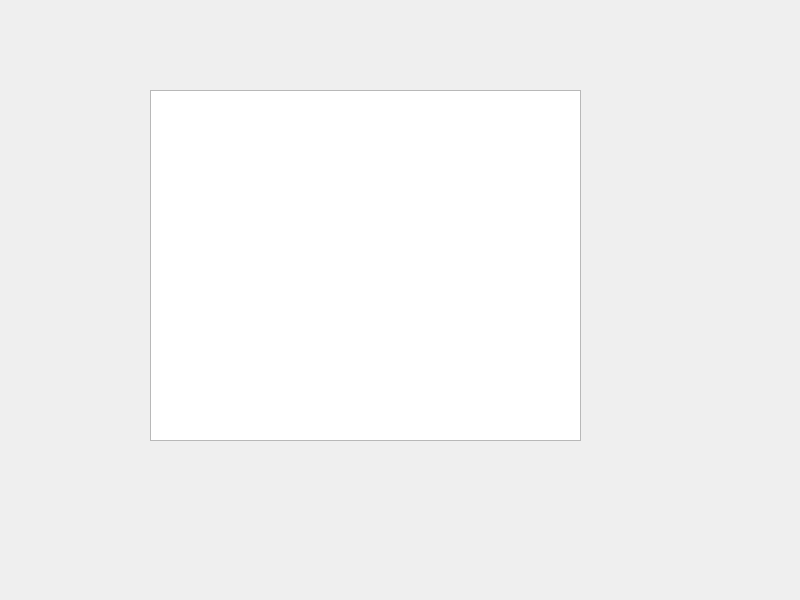
<?xml version="1.0" encoding="UTF-8"?>
<ui version="4.0">
 <class>Widget</class>
 <widget class="QWidget" name="Widget">
  <property name="geometry">
   <rect>
    <x>0</x>
    <y>0</y>
    <width>800</width>
    <height>600</height>
   </rect>
  </property>
  <property name="windowTitle">
   <string>Widget</string>
  </property>
  <widget class="QTableView" name="tableView">
   <property name="geometry">
    <rect>
     <x>150</x>
     <y>90</y>
     <width>431</width>
     <height>351</height>
    </rect>
   </property>
  </widget>
 </widget>
 <resources/>
 <connections/>
</ui>
